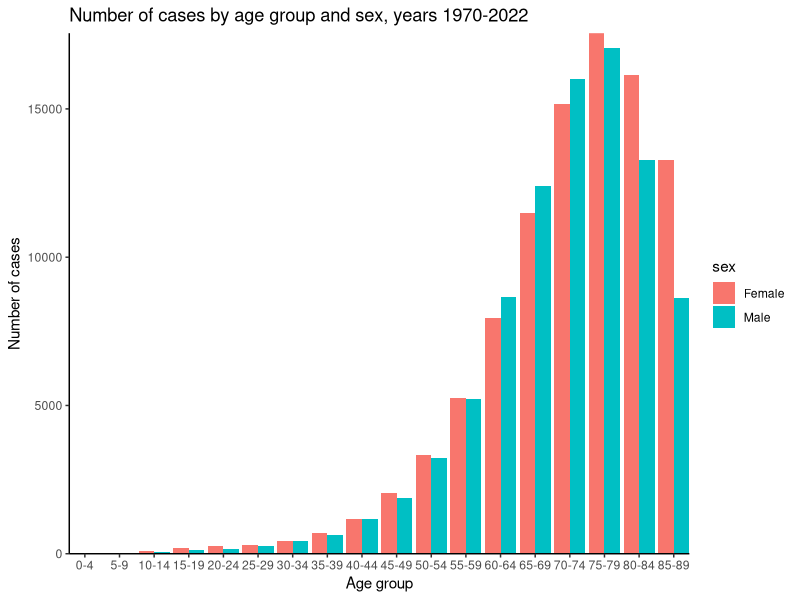
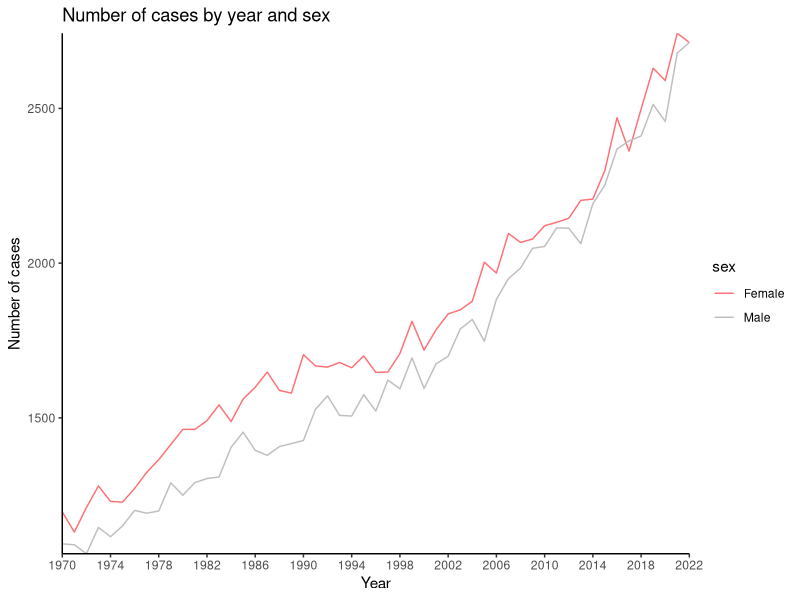
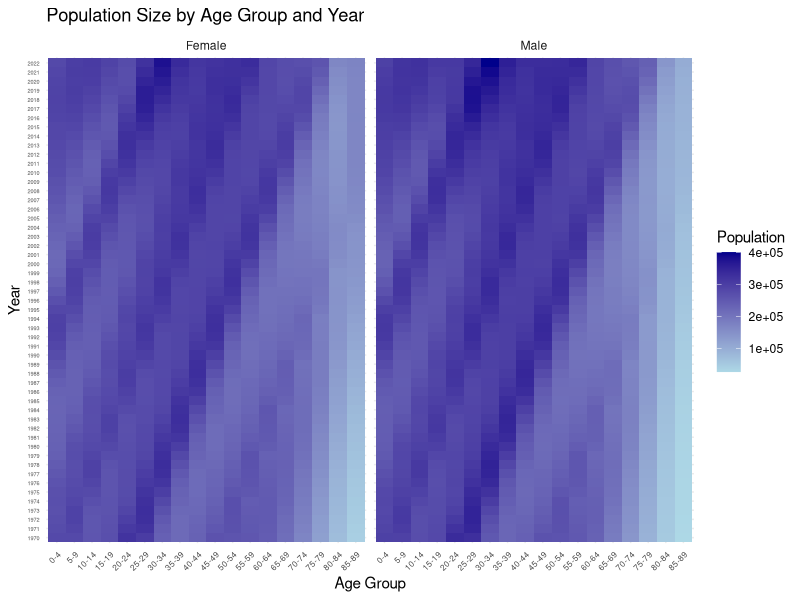
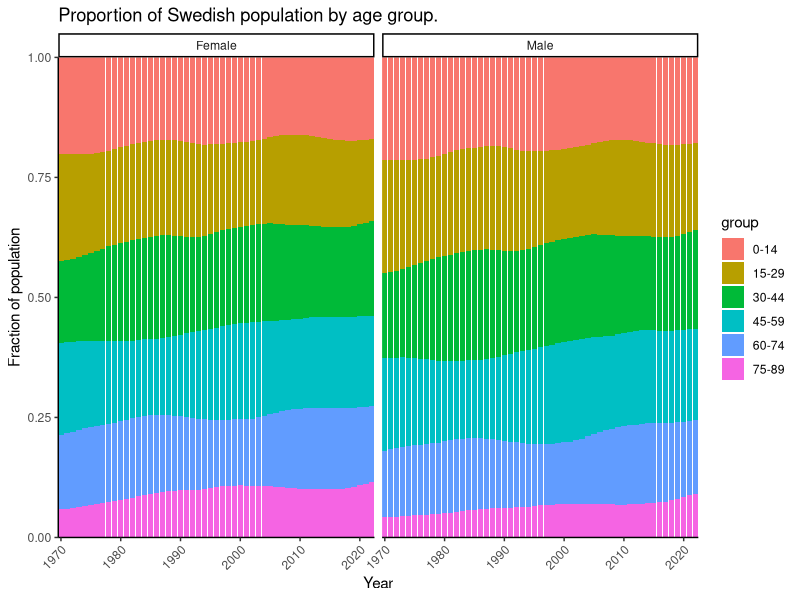
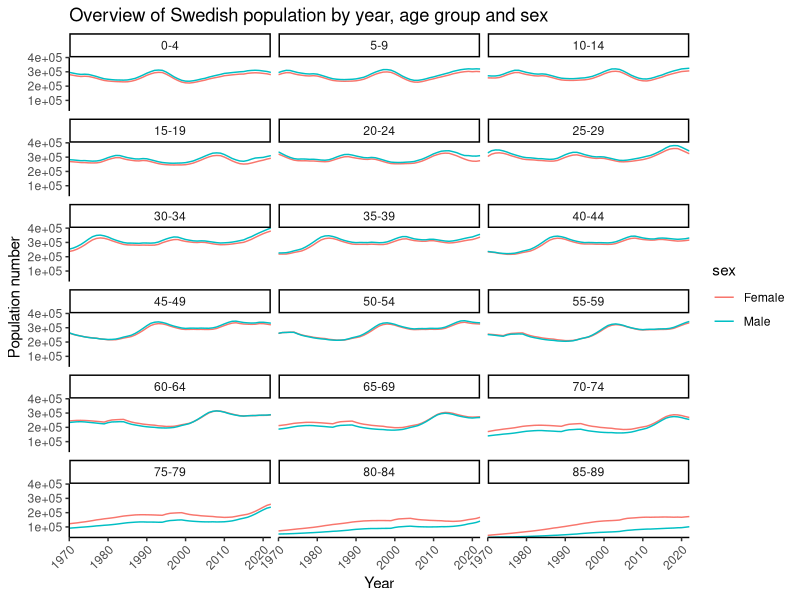
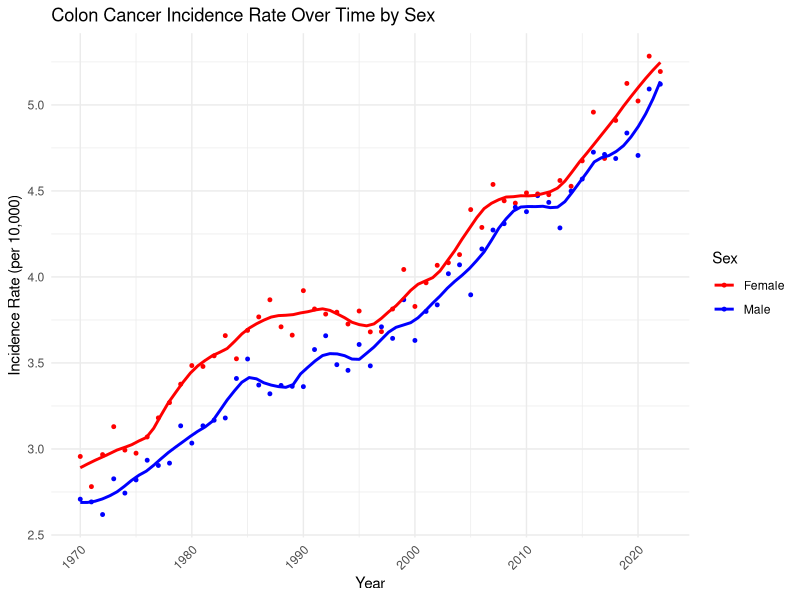
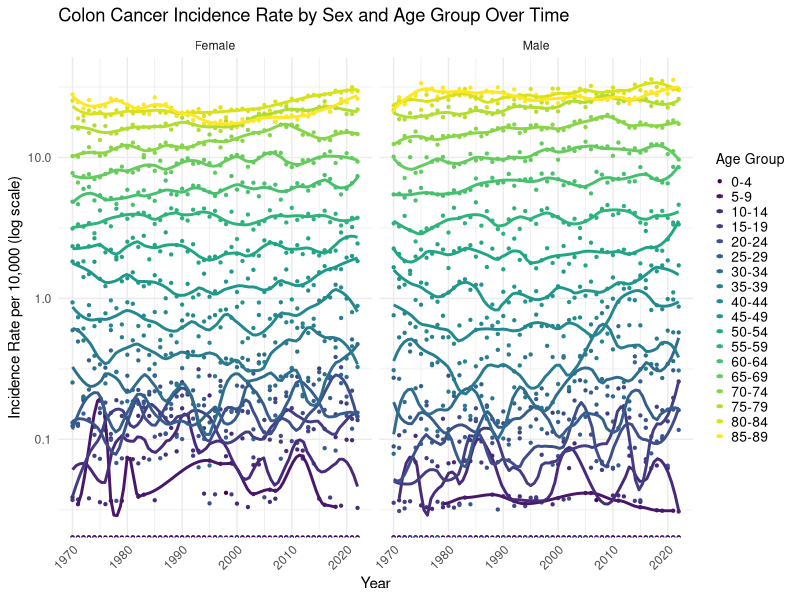
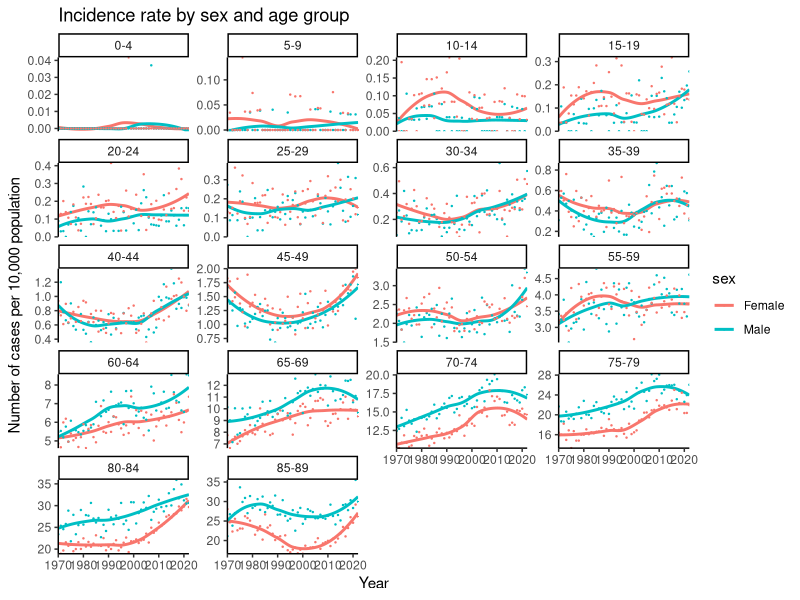

Here is the R script that generated these plots, in order:
## ---- chunk 1
knitr::opts_chunk$set(warning = FALSE, message = FALSE) 
## ---- chunk 2
library(readr)
library(tidyverse)
library(ggplot2)
library(splines)
## ---- chunk 3
cases <- readr::read_tsv("cases.tsv")
population <- readr::read_tsv("population.tsv")
## ---- chunk 4
cases %>% summary()
# order agegroups 
factor_groups <- cases %>% pull(agegroup) %>% unique()
cases <- cases %>% mutate(agegroup = factor(agegroup, levels = factor_groups)) 
## ---- chunk 5
cases %>% pull(agegroup) %>% unique()
## ---- chunk 6
cases %>% pull(sex) %>% unique()
## ---- chunk 7
cases %>% 
  group_by(agegroup,sex) %>% 
  summarize(n = sum(n)) %>% 
  ungroup() %>% 
  ggplot(aes(x = agegroup, y = n, fill = sex)) +
  geom_bar(stat = "identity", position=position_dodge()) +
  # scale_fill_manual(values=c("#FF7074", 
  #                            "gray"))+
  theme_classic() + 
  coord_cartesian(expand = FALSE) + 
  # add labels and title
  ggtitle("Number of cases by age group and sex, years 1970-2022") +
  xlab("Age group") + ylab("Number of cases")
## ---- chunk 8
cases %>% 
  group_by(year,sex) %>% 
  summarize(n = sum(n)) %>% 
  ungroup() %>% 
  ggplot(aes(x = year, y = n, col = sex)) +
  #geom_point() +
  stat_summary(geom="line")+
  scale_color_manual(values=c("#FF7074", 
                            "gray"))+
  theme_classic() + 
  coord_cartesian(expand = FALSE) + 
  scale_x_continuous(lim = c(1970, 2022), breaks = c(seq(1970, 2022, by = 4)))+
  # add labels and title
  ggtitle("Number of cases by year and sex") +
  xlab("Year") + ylab("Number of cases")
## ---- chunk 9
head(population)
summary(population)
## ---- chunk 10
# Compare age groups
all(unique(cases$agegroup) %in% unique(population$agegroup))

# Compare calendar years
all(unique(cases$year) %in% unique(population$year))
## ---- chunk 11
data_population <- readr::read_tsv("population.tsv")
data_population$agegroup <- factor(data_population$agegroup, levels = c("0-4", "5-9", "10-14", "15-19", 
                                                              "20-24", "25-29", "30-34", "35-39", 
                                                              "40-44", "45-49", "50-54", "55-59", 
                                                              "60-64", "65-69", "70-74", "75-79", 
                                                              "80-84", "85-89"))

# Summarize total cases by year and sex
population_by_year_sex <- data_population %>%
  group_by(year, sex) %>%
  summarize(total_cases = sum(n_pop, na.rm = TRUE), .groups = "drop")

# Heatmap of population size
ggplot(data_population, aes(x = agegroup, y = factor(year), fill = n_pop)) +
  geom_tile() +
  facet_wrap(~sex) +  # Separate plots for males and females
  scale_fill_gradient(low = "lightblue", high = "darkblue", name = "Population") +
  labs(
    title = "Population Size by Age Group and Year",
    x = "Age Group",
    y = "Year"
  ) +
  theme_minimal() +
  theme(
    axis.text.x = element_text(size = 6, angle = 45, hjust = 1),  # Smaller x-axis text
    axis.text.y = element_text(size = 4)                         # Smaller y-axis text
  )
## ---- chunk 12
population <- population %>%  mutate(agegroup = factor(agegroup, levels = factor_groups)) 
## ---- chunk 13
population %>%
  mutate(group = case_when(
    agegroup %in% factor_groups[1:3] ~ "0-14",
    agegroup %in% factor_groups[4:6] ~ "15-29",
    agegroup %in% factor_groups[7:9] ~ "30-44",
    agegroup %in% factor_groups[10:12] ~ "45-59",
    agegroup %in% factor_groups[13:15] ~ "60-74",
    agegroup %in% factor_groups[16:18] ~ "75-89",
    TRUE ~ NA
    )
    ) %>%
  ggplot(aes(x = year, y = n_pop, fill = group)) +
  facet_wrap(~sex, ncol = 2) +
  geom_bar(position="fill", stat="identity") +
  theme_classic() +
  theme(axis.text.x =  element_text(angle=45, hjust=1)) +
  coord_cartesian(expand = FALSE) +
  # add labels and title
  ggtitle("Proportion of Swedish population by age group.") +
  xlab("Year") + ylab("Fraction of population")
## ---- chunk 14
population %>%
  ggplot(aes(x = year, y = n_pop, color = sex)) +
  facet_wrap(~agegroup, ncol = 3) +
  stat_summary(geom="line")+
  theme_classic() +
  theme(axis.text.x = element_text(angle = 45, hjust = 1)) +
  coord_cartesian(expand = FALSE) +
  # add labels and title
  ggtitle("Overview of Swedish population by year, age group and sex") +
  xlab("Year") + ylab("Population number")
## ---- chunk 15
# merging datasets
cases_pop <- cases %>% left_join(population) 
## ---- chunk 16
cases_pop %>% head()
## ---- chunk 17
# cases by year and sex
cases_ys <- cases %>% 
  group_by(year, sex) %>% 
  summarize(n = sum(n)) %>% 
  ungroup()

# population by year and sex
population_ys <- population %>% 
  group_by(year, sex) %>% 
  summarize(n_pop = sum(n_pop)) %>% 
  ungroup()

merged <- cases_ys %>% 
  left_join(population_ys) 
## ---- chunk 18
# rate per ten thousand population, dataset with age
cases_pop <- cases_pop %>% 
  # rate per 10^4 population
  mutate(rate = 10^4 * n/n_pop)

# rate per ten thousand population, dataset without age
# create dataset without age variable
cases_pop_ys <- merged %>% 
    # rate per 10^4 population
  mutate(rate = 10^4 * n/n_pop)
## ---- chunk 19
# Merge the cases and population data
merged_data <- cases %>%
  inner_join(data_population, by = c("year", "agegroup", "sex"))

# Summarize the total cases and population size by year and sex
summary_data <- merged_data %>%
  group_by(year, sex) %>%
  summarize(
    total_cases = sum(n, na.rm = TRUE),
    total_population = sum(n_pop, na.rm = TRUE),
    .groups = "drop"
  )

## ---- chunk 20
# Calculate incidence rate for detailed data
merged_data <- merged_data %>%
  mutate(incidence_rate = n / n_pop * 10000)  # Rate per 10000 people

# Calculate incidence rate for summarized data
summary_data <- summary_data %>%
  mutate(incidence_rate = total_cases / total_population * 10000)  # Rate per 10000 people
## ---- chunk 21
# Plot incidence rate over time with smoother (separately for males and females)
ggplot(summary_data, aes(x = year, y = incidence_rate, color = sex)) +
  geom_point(size = 1) +  # Points for visibility
  geom_smooth(method = "loess", span = 0.2, se = FALSE, linetype = "solid") +  # Smoothing with LOESS
  scale_color_manual(values = c("Male" = "blue", "Female" = "red")) +
  labs(
    title = "Colon Cancer Incidence Rate Over Time by Sex",
    x = "Year",
    y = "Incidence Rate (per 10,000)",
    color = "Sex"
  ) +
  theme_minimal() +
  theme(axis.text.x = element_text(angle = 45, hjust = 1))
## ---- chunk 22
# Plot incidence rates over time by sex and age group with smoothed lines
ggplot(merged_data, aes(x = year, y = incidence_rate, color = agegroup, group = agegroup)) +
  geom_point(size = .8) +  # Points for visibility
  scale_y_log10() +
  geom_smooth(method = "loess", span = 0.2, se = FALSE, linetype = "solid") +  # Smoothing with LOESS
  facet_wrap(~sex) +  # Separate plots for males and females
  scale_color_viridis_d(name = "Age Group") +  # Use viridis color scale for age groups
  labs(
    title = "Colon Cancer Incidence Rate by Sex and Age Group Over Time",
    x = "Year",
    y = "Incidence Rate per 10,000 (log scale)",
    color = "Age Group"
  ) +
  theme_minimal() +
  theme(axis.text.x = element_text(angle = 45, hjust = 1)) +
  theme(
    axis.text.x = element_text(angle = 45, hjust = 1),
    legend.key.size = unit(.2, "cm"),  # Reduce size of legend keys (symbols)
    legend.text = element_text(size = 10),  # Reduce size of legend text
    legend.title = element_text(size = 10)  # Adjust size of legend title
  ) 
## ---- chunk 23
cases_pop %>% 
  ggplot(aes(x = year, y = rate, color = sex)) +
  facet_wrap(~ agegroup , ncol = 4, scales = "free_y") +
  # smooth the curve
  geom_smooth(se = FALSE) +
  # non smoothed data
  geom_point(size = 0.2) +
  theme_classic() + 
  coord_cartesian(expand = FALSE) + 
  #scale_x_continuous(lim = c(1970, 2022), breaks = c(seq(1970, 2022, by = 4))) +
  # add labels and title
  ggtitle(paste("Incidence rate by sex and age group")) + 
  xlab("Year") + ylab("Number of cases per 10,000 population") 
  
## ---- chunk 24
poisson_model <- cases_pop_ys %>%  
  glm(formula = n ~ year + sex + offset(log(n_pop)), family = "poisson")
summary(poisson_model)
## ---- chunk 25
toplot <- cases_pop_ys %>% 
  add_column(fitted = poisson_model$fitted.values) %>% 
  mutate(fitted_rate = 10^4* fitted/n_pop)

toplot %>% 
  #pivot_longer(cols = c(rate, fitted_rate), names_to = "type") %>% 
  ggplot(aes(x = year)) +
  geom_point(aes(y = rate), size = 0.5) +
  geom_line(aes(y = fitted_rate)) +
  facet_wrap(~sex, ncol = 2) +
  theme_classic() + 
  theme(axis.text.x = element_text(angle = 45, hjust = 1)) +
  coord_cartesian(expand = FALSE) + 
  # add labels and title
  ggtitle("Incidence rate by year and sex, fitted and observed values") +
  xlab("Year") + ylab("Number of cases per 10,000 population") 
## ---- chunk 26
# Extract model coefficients 
coefficients <- coef(poisson_model) 
intercept <- coefficients["(Intercept)"] 
year_coeff <- coefficients["year"] 
sex_coeff <- coefficients["sexMale"]

# Calculate log incidence rate and incidence rate for 1970 and 2020
incidence_1970_male <- exp(intercept + year_coeff * 1970 + sex_coeff)
incidence_1970_female <- exp(intercept + year_coeff * 1970 )
incidence_2020_male <- exp(intercept + year_coeff * 2020 + sex_coeff) 
incidence_2020_female <- exp(intercept + year_coeff * 2020)

# Print results
incidence_1970_male
## ---- chunk 27
incidence_1970_female
## ---- chunk 28
incidence_2020_male
## ---- chunk 29
incidence_2020_female
## ---- chunk 30
poisson_model_age <- cases_pop %>% 
  mutate(agegroup = factor(agegroup, levels = factor_groups)) %>% 
  glm(formula = n ~ year*sex + year*agegroup + agegroup * sex + offset(log(n_pop)), family = "poisson")

# View the summary of the model
summary(poisson_model_age)
## ---- chunk 31
# Extract model coefficients
coefficients <- coef(poisson_model_age)

# males
rate_1970_male <- exp( 
  #intercept 
  coefficients["(Intercept)"] +
  #year
  coefficients["year"] * 1970 +
  #male
  coefficients["sexMale"] * 1 +
  #age 70-74
  coefficients["agegroup70-74"] * 1 +
  # year*sex
  coefficients["year:sexMale"] * 1970 * 1 +
  # year*age 70-74 
  coefficients["year:agegroup70-74"] * 1970 * 1 + 
  # sex*age 70-74 
  coefficients["sexMale:agegroup70-74"] * 1 * 1)

rate_1970_female <- exp( 
  #intercept 
  coefficients["(Intercept)"] +
  #year
  coefficients["year"] * 1970 +
  #female
  coefficients["sexMale"] * 0 +
  #age 70-74
  coefficients["agegroup70-74"] * 1 +
  # year*sex
  coefficients["year:sexMale"] * 1970 * 0 +
  # year*age 70-74 
  coefficients["year:agegroup70-74"] * 1970 * 1 + 
  # sex*age 70-74 
  coefficients["sexMale:agegroup70-74"] * 0 * 1)

rate_2020_male <- exp( 
  #intercept 
  coefficients["(Intercept)"] + 
  #year
  coefficients["year"] * 2020 +
  #male
  coefficients["sexMale"] * 1 +
  #age 70-74
  coefficients["agegroup70-74"] * 1 +
  # year*sex
  coefficients["year:sexMale"] * 2020 * 1 +
  # year*age 70-74 
  coefficients["year:agegroup70-74"] * 2020 * 1 + 
  # sex*age 70-74 
  coefficients["sexMale:agegroup70-74"] * 1 * 1)

rate_2020_female <- exp(
  #intercept
  coefficients["(Intercept)"] + 
  #year
  coefficients["year"] * 2020 +
  #female
  coefficients["sexMale"] * 0 +
  #age 70-74
  coefficients["agegroup70-74"] * 1 +
  # year*sex
  coefficients["year:sexMale"] * 2020 * 0 +
  # year*age 70-74 
  coefficients["year:agegroup70-74"] * 2020 * 1 + 
  # sex*age 70-74 
  coefficients["sexMale:agegroup70-74"] * 0 * 1)
## ---- chunk 32
rate_1970_male
## ---- chunk 33
rate_1970_female
## ---- chunk 34
rate_2020_male
## ---- chunk 35
rate_2020_female
## ---- chunk 36
toplot <- cases_pop %>% 
  add_column(fitted = poisson_model_age$fitted.values) %>% 
  mutate(fitted_rate = 10^4* fitted/n_pop)
  
toplot %>% 
  #pivot_longer(cols = c(rate, fitted_rate), names_to = "type") %>% 
  filter(agegroup %in% c("50-54", "70-74" , "85-89")) %>% 
  ggplot(aes(x = year, color = agegroup)) +
  geom_point(aes(y = rate), size = 0.5) +
  geom_line(aes(y = fitted_rate))+
  scale_y_log10()+
  facet_wrap(~sex, ncol = 2) +
  theme_classic() + 
  theme(axis.text.x =  element_text(angle=45, hjust=1)) +
  coord_cartesian(expand = FALSE) + 
  #scale_x_continuous(lim = c(1970, 2022), breaks = c(seq(1970, 2022, by = 4))) +
  # add labels and title
  ggtitle("Incidence rate by year, age group and sex, fitted and observed values") +
  xlab("Year") + ylab("Number of cases per 10,000 population (log scale)") 
## ---- chunk 37
# Merge cases and population data frames
merged_data <- merge(cases, population, by = c("agegroup", "sex", "year"))
print(head(merged_data,n=5))

merged_data <- merged_data %>%
  mutate(
    incidence_rate = (n / n_pop) * 10000,
    age_midpoint = as.numeric(sub("-.*", "", agegroup)) + 2,
    sex = factor(sex)
      )

# Print column names to verify
print(colnames(merged_data))

# Plotting the relationship between mid age and incidence rate
ggplot(merged_data, aes(x = age_midpoint, y = incidence_rate)) +
  geom_point(alpha = 0.5, size = .1, position = position_jitter(w = 1,4, h = 0)) +
  geom_smooth(method = "loess", se = FALSE) +
  facet_wrap(~ sex) +
  labs(title = "Incidence Rate by Age, with dots corresponding to different calendar years",
       x = "Mid Age of Age Group",
       y = "Incidence Rate (Cases / Total Population)") +
  theme_minimal()
## ---- chunk 38
# Fitting a generalized linear model using splines
splines_model <- glm(
  formula = n ~ bs(year, df = 4)*bs(age_midpoint, df = 4)  * sex + offset(log(n_pop)),
  data = merged_data,
  family = poisson()
)

summary(splines_model)

# Assuming you have your merged data as 'merged_data' and fitted model as 'model'
# Create a new data frame for predictions
age_groups <- c(52, 72, 87)
sex_groups <- c("Female", "Male")
years <- unique(merged_data$year)  # Get all unique years from your data

# Create an empty data frame to store predictions
prediction_data <- expand.grid(
  year = years,
  age_midpoint = age_groups,
  sex = sex_groups
)

# Add population to avoid warnings (use dummy values as predictions will standardize population)
prediction_data$n_pop <- 1


# Use the predict() function to generate predicted values
prediction_data$predicted_incidence <- predict(splines_model, newdata = prediction_data, type = "response")


prediction_data %>% 
  mutate(predicted_incidence = 10^4 * predicted_incidence
         ) %>% 
ggplot(aes(x = year, y = predicted_incidence, color = sex, linetype = as.factor(age_midpoint))) +
  geom_line(size = 1.2) + 
  scale_y_log10() +
  labs(title = "Predicted Incidence Rates across Calendar Time",
       x = "Calendar Year",
       y = "Predicted Incidence Rate per 10,000 population (log scale)") +
  scale_color_manual(values = c("blue", "red")) + 
  scale_linetype_manual(values = c("solid", "dashed", "dotted")) +
  theme_minimal() +
  theme(legend.title = element_blank()) +
  theme(legend.position = "bottom")

# Compare with observed values
observed_data <- merged_data %>%
  filter(age_midpoint %in% c(52, 72, 87)) %>%
  group_by(year, age_midpoint, sex) %>%
  summarize(observed_rate = sum(n) / sum(n_pop))


# Combine predicted and observed data
comparison_data <- left_join(prediction_data, observed_data, by = c("year", "age_midpoint", "sex"))

comparison_data %>% 
  mutate(predicted_incidence = 10^4 * predicted_incidence,
         observed_rate = 10^4 * observed_rate) %>% 
  ggplot(aes(x = year)) +
  geom_line(aes(y = predicted_incidence, color = "Predicted"), size = 1) +
  geom_point(aes(y = observed_rate, color = "Observed"), size = 1) +
  facet_wrap(~ age_midpoint + sex, scales = "free_y") +
  labs(
    title = "Comparison of Predicted and Observed Incidence Rates",
    x = "Calendar Year",
    y = "Incidence Rate per 10,000 population",
    color = "Legend"
  ) +
  scale_color_manual(values = c("Predicted" = "blue", "Observed" = "red")) +
  theme(axis.text.x =  element_text(angle=45, hjust=1))
## ---- chunk 39
# reference values for male and female population
standard_pop <- population %>%
  filter(year == 2022) %>%  
  rename(ref_pop = n_pop) %>% 
  select(-year)

# reference value for total male population 
tot_male <- standard_pop %>% 
  filter(sex == "Male") %>% 
  pull(ref_pop) %>% sum()

# reference value for total female population 
tot_female <- standard_pop %>% 
  filter(sex == "Female") %>% 
  pull(ref_pop) %>% sum()
## ---- chunk 40

age_standardised_rates <- cases_pop %>% 
  select(-rate) %>% 
  left_join(standard_pop) %>% 
  # add number of cases obtained if population number was ref_pop
  mutate(cases_ref_pop = ref_pop * n/n_pop) %>% 
  # for each year, compute total (sum over agegroups) and divide by total reference population
  # keep male and female categories 
  group_by(year, sex) %>% 
  # sum over agegroups 
  summarize(sum_ages = sum(cases_ref_pop, na.rm = TRUE)) %>% 
  mutate(standardised_rate = case_when(sex == "Female" ~ sum_ages/tot_female,
                                       sex == "Male" ~ sum_ages/tot_male,
                                       TRUE ~ NA)
         ) %>% 
  select(-sum_ages) %>% 
  # rescale
  mutate(standardised_rate = 10^4 * standardised_rate)
## ---- chunk 41
age_standardised_rates %>% 
   ggplot(aes(x = year, y = standardised_rate, color = sex)) +
  # smooth the curve
  geom_smooth(se = FALSE) +
  # non smoothed data
  geom_point(size = 1) +
  theme_classic() + 
  coord_cartesian(expand = FALSE) + 
  scale_x_continuous(lim = c(1970, 2022), breaks = c(seq(1970, 2022, by = 4))) +
  # add labels and title
  ggtitle("Standardised incidence rate: cases per 10^4 population by year and sex") +
  xlab("Year") + ylab("Number of cases per 10,000 population - standardised")
## ---- chunk 42
cases_pop_ys %>% 
  filter(sex == "Female") %>% 
  left_join(age_standardised_rates) %>% 
  select(year, sex, rate, standardised_rate) %>% 
  pivot_longer(cols = c(rate, standardised_rate), names_to = "type") %>% 
  ggplot(aes(x = year, y = value, color = type))+
  # smooth the curve
  geom_smooth(se = FALSE) +
  # non smoothed data
  geom_point(size = 1) +
  theme_classic() + 
  coord_cartesian(expand = FALSE) + 
  scale_x_continuous(lim = c(1970, 2022), breaks = c(seq(1970, 2022, by = 4))) +
  # add labels and title
  ggtitle("Standardised vs non standarsised incidence rate - female population") +
  xlab("Year") + ylab("Number of cases per 10,000 population")
## ---- chunk 43
cases_pop_ys %>% 
  filter(sex == "Male") %>% 
  left_join(age_standardised_rates) %>% 
  select(year, sex, rate, standardised_rate) %>% 
  pivot_longer(cols = c(rate, standardised_rate), names_to = "type") %>% 
  ggplot(aes(x = year, y = value, color = type))+
  # smooth the curve
  geom_smooth(se = FALSE) +
  # non smoothed data
  geom_point(size = 1) +
  theme_classic() + 
  coord_cartesian(expand = FALSE) + 
  scale_x_continuous(lim = c(1970, 2022), breaks = c(seq(1970, 2022, by = 4))) +
  # add labels and title
  ggtitle("Standardised vs non standarsised incidence rate - male population") +
  xlab("Year") + ylab("Number of cases per 10,000 population")
## ---- chunk 44
cases_pop_fit <- cases_pop %>% 
  select(-rate, -n) %>% 
  # replace number of cases with fitted number of cases, which should already be in the right order
  add_column(n_fit = poisson_model_age$fitted.values)

# repeat question 11
age_standardised_rates_fit <- cases_pop_fit %>% 
  left_join(standard_pop) %>% 
  # add number of cases obtained if population number was ref_pop
  mutate(cases_ref_pop = ref_pop * n_fit/n_pop) %>% 
  # for each year, compute total (sum over agegroups) and divide by total reference population
  # keep male and female categories 
  group_by(year, sex) %>% 
  # sum over agegroups 
  summarize(sum_ages = sum(cases_ref_pop, na.rm = TRUE)) %>% 
  ungroup() %>% 
  mutate(standardised_rate_fit = case_when(sex == "Female" ~ sum_ages/tot_female,
                                       sex == "Male" ~ sum_ages/tot_male,
                                       TRUE ~ NA)
         ) %>% 
  select(-sum_ages) %>% 
  # rescale
  mutate(standardised_rate_fit = 10^4 * standardised_rate_fit)
## ---- chunk 45
cases_pop_ys %>% 
  filter(sex == "Female") %>% 
  left_join(age_standardised_rates) %>% 
  left_join(age_standardised_rates_fit) %>% 
  select(year, sex, rate, standardised_rate, standardised_rate_fit) %>% 
  pivot_longer(cols = c(rate, standardised_rate, standardised_rate_fit), names_to = "type") %>% 
  #filter(type == "standardised_rate_fit") %>% 
  ggplot(aes(x = year, y = value, color = type))+
  # smooth the curve
  geom_smooth(se = FALSE) +
  # non smoothed data
  geom_point(size = 1) +
  theme_classic() + 
  coord_cartesian(expand = FALSE) + 
  scale_x_continuous(lim = c(1970, 2022), breaks = c(seq(1970, 2022, by = 4))) +
  # add labels and title
  ggtitle("Standardised vs non standarsised incidence rate - female population") +
  xlab("Year") + ylab("Number of cases per 10,000 population")
## ---- chunk 46
cases_pop_ys %>% 
  filter(sex == "Male") %>% 
  left_join(age_standardised_rates) %>% 
  left_join(age_standardised_rates_fit) %>% 
  select(year, sex, rate, standardised_rate, standardised_rate_fit) %>% 
  pivot_longer(cols = c(rate, standardised_rate, standardised_rate_fit), names_to = "type") %>% 
  ggplot(aes(x = year, y = value, color = type))+
  # smooth the curve
  geom_smooth(se = FALSE) +
  # non smoothed data
  geom_point(size = 1) +
  theme_classic() + 
  coord_cartesian(expand = FALSE) + 
  scale_x_continuous(lim = c(1970, 2022), breaks = c(seq(1970, 2022, by = 4))) +
  # add labels and title
  ggtitle("Standardised vs non standarsised incidence rate - male population") +
  xlab("Year") + ylab("Number of cases per 10,000 population")
